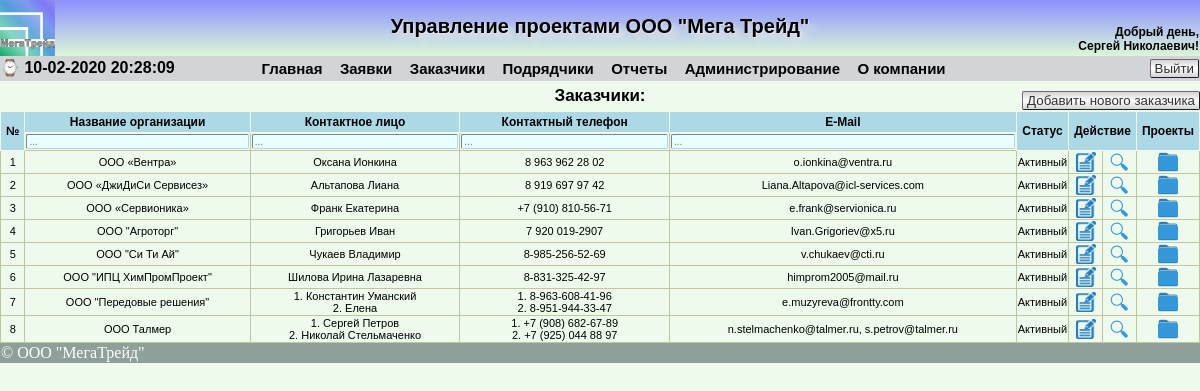
Screenshot of /showcustomer.php (signed in) with the database file from the repository.
### tables this page shows
CREATE TABLE `customer` (
  `id_customer` int(11) NOT NULL AUTO_INCREMENT,
  `customer_name` varchar(100) NOT NULL,
  `jur_address` text NOT NULL,
  `post_address` text NOT NULL,
  `ogrn` varchar(15) NOT NULL,
  `inn` varchar(12) NOT NULL,
  `kpp` varchar(9) NOT NULL,
  `dogovor_number` varchar(50) NOT NULL,
  `status` tinyint(1) NOT NULL,
  `bank_name` varchar(200) NOT NULL,
  `bank_bik` varchar(9) NOT NULL,
  `korr_schet` varchar(20) NOT NULL,
  `rasch_schet` varchar(20) NOT NULL,
  `recipient` varchar(150) NOT NULL,
  `phone` varchar(100) NOT NULL,
  `email` varchar(100) NOT NULL,
  `contact_name` varchar(200) NOT NULL,
  `comment` text,
  PRIMARY KEY (`id_customer`)
);

### func/db.php (called while the page is built, shortened)
<?php
function Show_Customer($connection)
{
	$search = "SELECT * FROM customer ORDER BY customer_name ASC";
    $result = $connection->query ($search);
    $rows = $result->num_rows;
    if (!$rows) return false;
    else
    {
        $array = array ();
        for ($i=0; $i<$rows; $i++)
        {
            $result->data_seek ($i);
            $row =$result->fetch_array (MYSQLI_ASSOC);
            $array["$i"] = $row;
        }
    }
    return $array;
}
?>

### func/arrays.php (called while the page is built, shortened)
<?php
$statusedit = array("Неактивный", "Активный", "Любой");
?>

### showcustomer.php (the view, shortened to what this page needs)
<?php
require 'connection/config.php';
if(isset($_SESSION['userlevel']) AND $_SESSION['userlevel']<4){
require_once 'blocks/header.php';
require 'func/arrays.php';
$customer = Show_Customer($link);
?>
<!DOCTYPE html>
<html lang="ru">
<head>
</head>
<body>
	<div class="showcustomer">
		<div class="breadcrumbs">Заказчики:</div>
		<?php if($_SESSION['userlevel']<=3){ ?>
			<div class="newticket">
				<a href='newcustomer.php'><button class="button-new">Добавить нового заказчика</button></a>
			</div>
		<?php }?>
		<table border="1">
			<thead>
				<tr class="hdr">
					<th rowspan="2" width="1">№</th>
					<th>Название организации</th>
					<th>Контактное лицо</th>
					<th>Контактный телефон</th>
					<th>E-Mail</th>
					<th  rowspan="2" width=1%>Статус</th>
					<th  rowspan="2" width="1" <?php if($_SESSION['userlevel'] <= 3){ ?> colspan="2"<?php }?>>Действие</th>
					<th  rowspan="2" width="1">Проекты</th>
				</tr>
				<tr class='table-filters'>
					<td>
						<input class="reg_input_filter" type="text" placeholder="..."/>
					</td>
					<td>
						<input class="reg_input_filter" type="text" placeholder="..."/>
					</td>
					<td>
						<input class="reg_input_filter" type="text" placeholder="..."/>
					</td>
					<td>
						<input class="reg_input_filter" type="text" placeholder="..."/>
					</td>
				</tr>
			</thead>
	<?php if($customer){
		foreach($customer as $i => $customers) {
		?>
			<tr class="reg_text_show_tickets">
				<td align="center" width="1"><?=$i + 1?></td>
				<td align="center"><?=$customers['customer_name']?></td>
				<td align="center">
				<?php
					$contact_name_exp = explode(";", $customers['contact_name']);
					$count_contact_name = count($contact_name_exp);
					if($count_contact_name<2){
						echo $contact_name_exp[0];
					}
					else {
					for($i = 0; $i < $count_contact_name; $i++)
				{?>
					<?=($i+1).". ".$contact_name_exp[$i]."<br>"?>
					<?php }}?>
				</td>
				<td align="center">
				<?php
					$phone = explode(";", $customers['phone']);
					$count_phone = count($phone);
					if($count_phone<2){
						echo $phone[0];
					}
					else {
					for($i = 0; $i < $count_phone; $i++){?>
				<?=($i+1).". ".$phone[$i]."<br>"?>
					<?php }}?>
				</td>
				<td align="center">
				<?php
					$email = explode(";", $customers['email']);
					$count_email = count($email);
					if($count_email<2){
						echo $email[0];
					}
					else {
					for($i = 0; $i < $count_email; $i++){?>
				<?=($i+1).". ".$email[$i]."<br>"?>
					<?php }}?>
				</td>
				<td align="center"><?=$statusedit[$customers['status']];?></td>
				<?php if($_SESSION['userlevel']<=3){ ?>
				<td align="center" width="1">
					<a href='editcustomer.php?edit=<?= $customers['id_customer'] ?>' title = 'Изменить'><img src='images/edit.png' width='20' height='20'></a>
				</td>
				<?php }?>
				<td align="center" width="1">
					<a href='lookcustomer.php?look=<?= $customers['id_customer'] ?>' title = 'Посмотреть'><img src='images/lupa.png' width='20' height='20'></a>
				</td>
				<td align="center" width="1">
					<a href='showprojects.php?id_customer=<?= $customers['id_customer'] ?>' title = 'Проекты'><img src='images/projects.png' width='20' height='20'></a>
				</td>
			</tr>
<?php }} else { ?>
				<tr>
					<td colspan="9" align="center" class="date">Не добавлено ни одного заказчика</td>
 				</tr>
<?php } ?>
		</table>
	</div>
<div id="footer">&copy; ООО "МегаТрейд"</div>
</body>
</html>
<?php
	}
	else
	{
		header('Location: /');
}
?>

### css/index.css (style rules this page uses)
@media screen { body { margin:0 auto; //height: 100%; //background: radial-gradient(90% 50%, #FFFFFF, #D2E6F2); background: #EDFAEC; } }
@media screen { #footer { display:block; position: relative; bottom:0; background: #8fa09b; color: #fff; padding: 1px; clear: left; //width: 99%; text-align: left; } }
@media screen { .showmodel td, th { padding: 3px 20px; vertical-align: middle; text-align: center; } }
@media screen { .button-new { //color: #000000; //border-top: 1px solid #696969; //background: #EDEDED; //font-size: 13px; //font-family: Lucida Console; background: -moz-linear-gradient(#D0ECF4, #5BC9E1, #D0ECF4); background: -webkit-gradient(linear, 0 0, 0 100%, from(#D3D3D3), to(#D3D3D3), color-stop(0.5, #FFFFFF)); filter: progid:DXImageTransform.Microsoft.gradient(startColorstr='#00BBD6', endColorstr='#EBFFFF'); padding: 1px 4px; color: #333; -moz-border-radius: 5px; -webkit-border-radius: 5px; text-decoration: none; border-radius: 2px; border: 1px outset #767; cursor: pointer; } }
@media screen { .show_rs td, th { padding: 3px 5px; vertical-align: middle; text-align: center; } }
@media screen { .showcustomer { display: block; position: relative; font-family: Arial, Helvetica, sans-serif; color: #000000; //width: 1024px; //margin-top: 5%; padding: 0px; //border: 2px solid black; //background: #C5D1D7; //background: #D7E1E6; //background: linear-gradient(90deg, rgba(121,58,180,0) 0%, #C6D3DA 5%, #C6D3DA 95%, rgba(131,58,180,0) 100%); text-align: center; margin: 0 auto; //margin-top: 1%; //border-radius: 20px; //-moz-border-radius: 20px; //-webkit-border-radius: 20px; } }
@media screen { .showcustomer table { margin: 0 auto; width: 100%; border-collapse: collapse; //background:#F0FFFF; border: 0px solid #C5C4A1; //padding: 10px; } }
@media screen { .hdr { background:#ADD8E6; font-family: Arial, Helvetica, sans-serif; border: 1px solid #EDFAEC; font-size: 12px; } }
@media screen { .newticket { display: block; position: absolute; //position: relative; top: 10px; right: 0px; } }
@media screen { .reg_text_show_tickets { //background: green; //font-size: calc(0.2vw + 0.2vh + 1vmin); font-size: 11px; font-family: Arial, Helvetica, sans-serif; vertical-align: middle; text-align: center; font-weight: normal; width: 250px; //color: #FF0000; word-wrap: break-word; } }
@media screen { .breadcrumbs { display: block; position: relative; margin: 0 auto; padding-bottom: 10px; top: 5px; font-size: 17px; font-family: Arial, Helvetica, sans-serif; //vertical-align: middle; //text-align: left; font-weight: bold; color: #000000; width: 60%; } }
@media screen { .reg_input_filter { width: 100%; background: #E9FFFF; font-size: 10px; font-family: Arial, Helvetica, sans-serif; border: 1px inset #ADD8E6; border-radius: 2px; } }

### rows the page displays
customer: customer_name "ООО «Вентра»", contact_name "Оксана Ионкина", phone "8 963 962 28 02", email "o.ionkina@ventra.ru", status "Активный"
customer: customer_name "ООО «ДжиДиСи Сервисез»", contact_name "Альтапова Лиана", phone "8 919 697 97 42", email "Liana.Altapova@icl-services.com", status "Активный"
customer: customer_name "ООО «Сервионика»", contact_name "Франк Екатерина", phone "+7 (910) 810-56-71", email "e.frank@servionica.ru", status "Активный"
customer: customer_name "ООО \"Агроторг\"", contact_name "Григорьев Иван", phone "7 920 019-2907", email "Ivan.Grigoriev@x5.ru", status "Активный"
customer: customer_name "ООО \"Си Ти Ай\"", contact_name "Чукаев Владимир", phone "8-985-256-52-69", email "v.chukaev@cti.ru", status "Активный"
customer: customer_name "ООО \"ИПЦ ХимПромПроект\"", contact_name "Шилова Ирина Лазаревна", phone "8-831-325-42-97", email "himprom2005@mail.ru", status "Активный"
customer: customer_name "ООО \"Передовые решения\"", contact_name "Константин Уманский", contact_name "Елена", phone "8-963-608-41-96", phone "8-951-944-33-47", email "e.muzyreva@frontty.com", status "Активный"
customer: customer_name "ООО Талмер", contact_name "Сергей Петров", contact_name "Николай Стельмаченко", phone "+7 (908) 682-67-89", phone "+7 (925) 044 88 97", email "n.stelmachenko@talmer.ru, s.petrov@talmer.ru", status "Активный"

### other values shown
$_SESSION["io"] "Сергей Николаевич"
